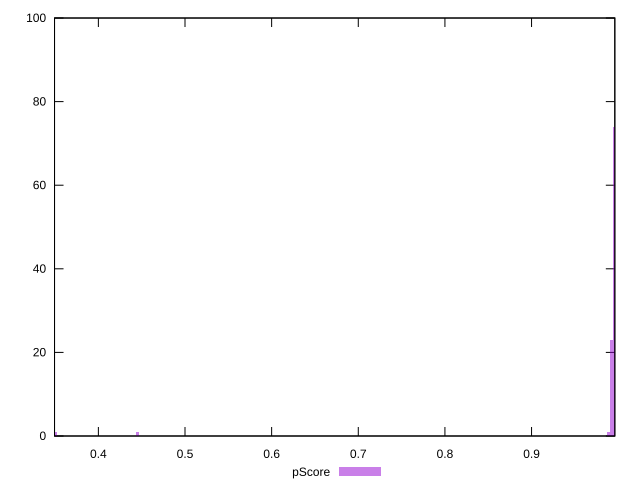

Here is the gnuplot script that generated this plot:
reset

$pScore <<EOF
0.3504572933421884 1
0.44544104574334226 1
0.9956917493086475 74
0.9924164475017111 23
0.9891411456947747 1
EOF

set key outside below
set boxwidth 0.0032753018069363402
set xrange [0.3494037504309238:0.996105388800141]
set yrange [0:100]
set trange [0:100]
set style fill transparent solid 0.5 noborder
set terminal svg size 640, 490 enhanced background rgb 'white'
set output "report_00017_2021-02-10T15-08-03.406Z/speed-index/samples/pages+cached+noadtech/pScore/histogram.svg"

plot $pScore title "pScore" with boxes

reset
